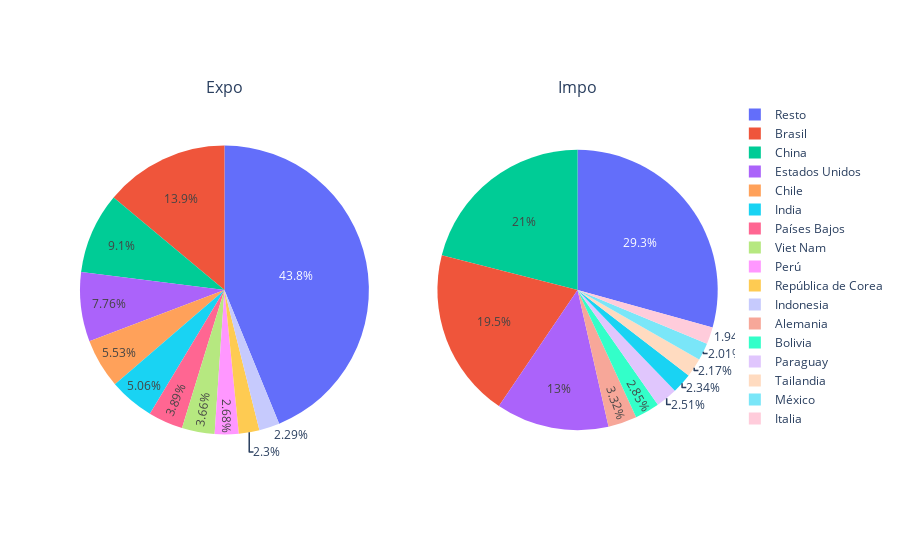

Write notebook code for a chart like this one.
### Code cell
# Opción 1: DESCARTADA
import plotly.graph_objects as go
from plotly.subplots import make_subplots
#Separar más los títulos
#Hacer la opción para que sea gráfico único

specs = [[{'type':'domain'}, {'type':'domain'}]]
# cafe_colors =  ["#9e6e79","#798b92","#54a8ac","#2fc5c5","#09e1de","#43c1bd","#7ea19c","#b8817b","#d5716a","#f26059"]
fig = make_subplots(1, 2, specs=specs, subplot_titles=['Expo', 'Impo'])
fig.add_trace(go.Pie(labels=expo_socios.País, values= expo_socios.Exportación, scalegroup='one',), 1, 1)
fig.add_trace(go.Pie(labels=impo_socios.País, values= impo_socios.Importación, scalegroup='one',), 1, 2)

### Figure 1 — Plotly figure (JSON) as saved in the notebook; plotly's stock layout.template omitted (floating-point values rounded to 4 significant figures)
{"data": [{"domain": {"x": [0, 0.45], "y": [0, 1]}, "labels": ["Brasil", "China", "Estados Unidos", "Chile", "India", "Países Bajos", "Viet Nam", "Perú", "República de Corea", "Indonesia", "Resto"], "scalegroup": "one", "type": "pie", "values": [10462, 6838, 5828, 4156, 3800, 2921, 2751, 2013, 1730, 1718, 32927]}, {"domain": {"x": [0.55, 1], "y": [0, 1]}, "labels": ["China", "Brasil", "Estados Unidos", "Alemania", "Bolivia", "Paraguay", "India", "Tailandia", "México", "Italia", "Resto"], "scalegroup": "one", "type": "pie", "values": [14858, 13806, 9219, 2345, 2014, 1775, 1655, 1534, 1424, 1370, 20738]}], "layout": {"annotations": [{"font": {"size": 16}, "showarrow": false, "text": "Expo", "x": 0.225, "xanchor": "center", "xref": "paper", "y": 1, "yanchor": "bottom", "yref": "paper"}, {"font": {"size": 16}, "showarrow": false, "text": "Impo", "x": 0.775, "xanchor": "center", "xref": "paper", "y": 1, "yanchor": "bottom", "yref": "paper"}]}}
